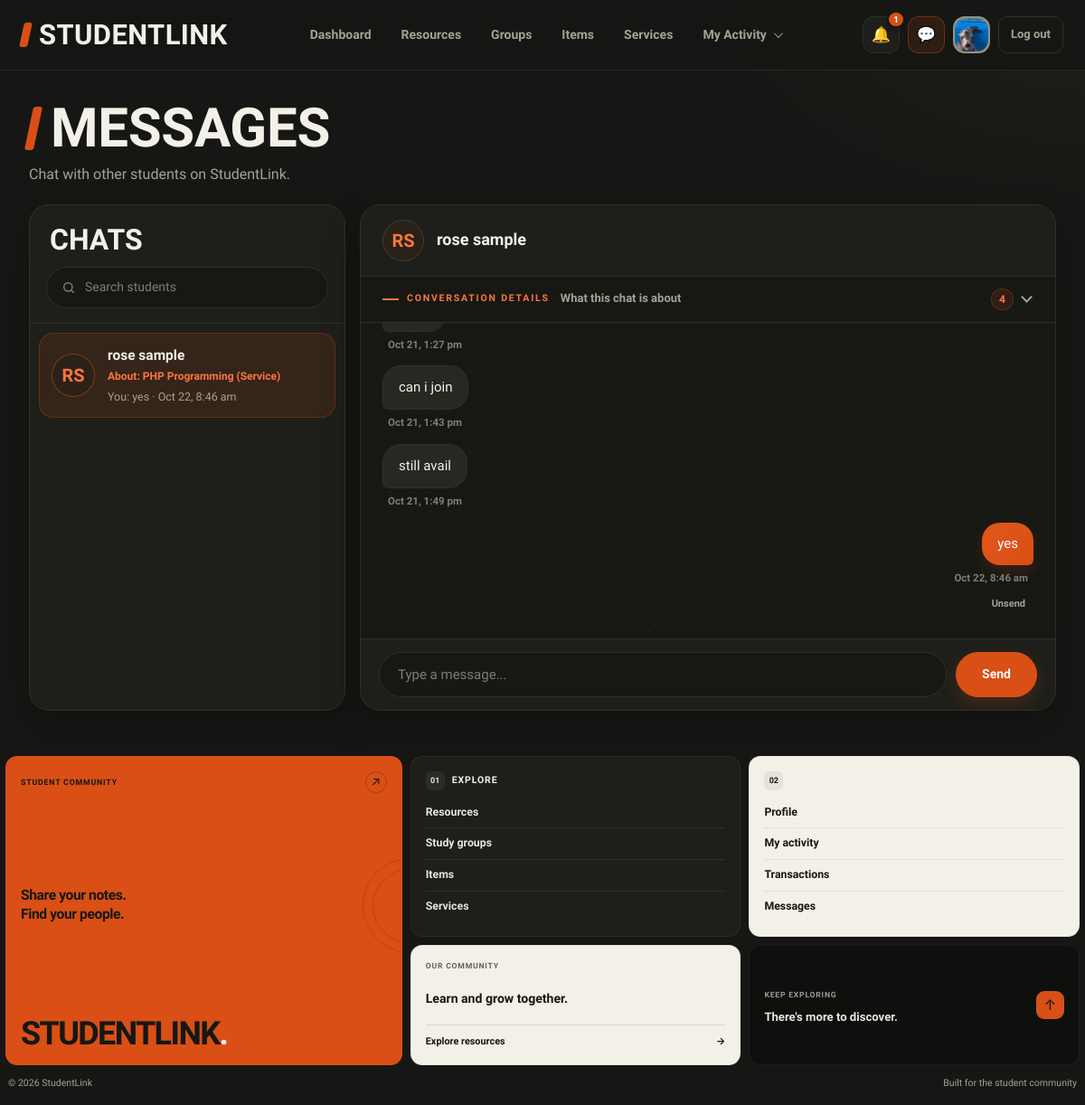
Screenshot of /messages.php (signed in) with the database file from the repository.
### tables this page shows
CREATE TABLE `users` (
  `id` int(10) UNSIGNED NOT NULL,
  `full_name` varchar(100) NOT NULL,
  `email` varchar(150) NOT NULL,
  `password_hash` varchar(255) DEFAULT NULL,
  `google_id` varchar(64) DEFAULT NULL,
  `course` varchar(50) DEFAULT NULL,
  `year_level` varchar(20) DEFAULT NULL,
  `about` text DEFAULT NULL,
  `skills` varchar(255) DEFAULT NULL,
  `photo_path` varchar(255) DEFAULT NULL,
  `role` enum('student','admin') NOT NULL DEFAULT 'student',
  `status` enum('Active','Suspended') NOT NULL DEFAULT 'Active',
  `created_at` timestamp NOT NULL DEFAULT current_timestamp()
);

CREATE TABLE `messages` (
  `id` int(10) UNSIGNED NOT NULL,
  `conversation_id` int(10) UNSIGNED NOT NULL,
  `sender_id` int(10) UNSIGNED NOT NULL,
  `body` text NOT NULL,
  `created_at` timestamp NOT NULL DEFAULT current_timestamp()
);

CREATE TABLE `conversation_contexts` (
  `id` int(10) UNSIGNED NOT NULL,
  `conversation_id` int(10) UNSIGNED NOT NULL,
  `source_type` varchar(30) NOT NULL,
  `source_id` int(10) UNSIGNED NOT NULL,
  `source_title` varchar(255) NOT NULL,
  `source_url` varchar(255) NOT NULL,
  `started_by` int(10) UNSIGNED NOT NULL,
  `created_at` timestamp NOT NULL DEFAULT current_timestamp()
);

### includes/functions.php (called while the page is built, shortened)
<?php
function e($v) {
    return htmlspecialchars((string)$v, ENT_QUOTES, 'UTF-8');
}
function initials(string $name) {
    $p = preg_split('/\s+/', trim($name));
    return strtoupper(
        substr($p[0] ?? '', 0, 1) .
        (isset($p[1]) ? substr($p[1], 0, 1) : '')
    );
}

### messages.php (the view, shortened to what this page needs)
<?php
require_once __DIR__ . '/db_connect.php';
require_once __DIR__ . '/includes/functions.php';
$userId = (int) $_SESSION['user_id'];
$chatId = filter_input(
    INPUT_GET,
    'chat',
    FILTER_VALIDATE_INT
) ?: 0;
$search = trim($_GET['q'] ?? '');
$search = mb_substr($search, 0, 100);
$stmt = $conn->prepare("
    SELECT
        c.id AS conversation_id,
        other_user.id AS other_user_id,
        other_user.full_name AS other_name,
        other_user.photo_path AS other_photo,
        latest.body AS last_message,
        latest.sender_id AS last_sender_id,
        latest.created_at AS last_message_at,
        c.updated_at
    FROM conversation_members AS mine
    INNER JOIN conversations AS c
        ON c.id = mine.conversation_id
    INNER JOIN conversation_members AS theirs
        ON theirs.conversation_id = c.id
       AND theirs.user_id <> mine.user_id
    INNER JOIN users AS other_user
        ON other_user.id = theirs.user_id
    LEFT JOIN messages AS latest
        ON latest.id = (
            SELECT m2.id
            FROM messages AS m2
            WHERE m2.conversation_id = c.id
            ORDER BY m2.created_at DESC, m2.id DESC
            LIMIT 1
        )
    WHERE mine.user_id = ?
      AND other_user.status = 'Active'
      AND (
          ? = ''
          OR other_user.full_name LIKE CONCAT('%', ?, '%')
      )
    ORDER BY
        COALESCE(latest.created_at, c.updated_at) DESC,
        c.id DESC
");
$stmt->bind_param('iss', $userId, $search, $search);
$stmt->execute();
$result = $stmt->get_result();
$conversations = [];
while ($row = $result->fetch_assoc()) {
    $conversations[(int) $row['conversation_id']] = $row;
}
$conversationContexts = [];
if (!empty($conversations)) {
    $contextStmt = $conn->prepare("
        SELECT
            id,
            conversation_id,
            source_type,
            source_id,
            source_title,
            source_url,
            started_by,
            created_at
        FROM conversation_contexts
        WHERE conversation_id = ?
        ORDER BY created_at DESC, id DESC
    ");
    foreach ($conversations as $conversationId => $conversation) {
        $contextStmt->bind_param('i', $conversationId);
        $contextStmt->execute();
        $contextResult = $contextStmt->get_result();
        $conversationContexts[$conversationId] = [];
        while ($context = $contextResult->fetch_assoc()) {
            $conversationContexts[$conversationId][] = $context;
        }
    }
}
if (!$chatId && !empty($conversations)) {
    $chatId = (int) array_key_first($conversations);
}
$selectedChat = $conversations[$chatId] ?? null;
$selectedContexts = $conversationContexts[$chatId] ?? [];
$thread = [];
if ($selectedChat) {
    $stmt = $conn->prepare("
        SELECT
            m.id,
            m.sender_id,
            m.body,
            m.created_at,
            u.full_name AS sender_name
        FROM messages AS m
        INNER JOIN users AS u
            ON u.id = m.sender_id
        WHERE m.conversation_id = ?
        ORDER BY m.created_at ASC, m.id ASC
    ");
    $stmt->bind_param('i', $chatId);
    $stmt->execute();
    $result = $stmt->get_result();
    while ($messageRow = $result->fetch_assoc()) {
        $thread[] = $messageRow;
    }
}
$active = 'messages';
$css = ['messages'];
include __DIR__ . '/includes/header.php';
?>
<main class="wrap narrow">
    <header class="page-head">
        <h1>Messages</h1>
        <p>Chat with other students on StudentLink.</p>
    </header>
    <div class="chat">
        <section class="pane list" aria-label="Chats">
            <h2>Chats</h2>
            <form class="mini-search" method="get" role="search">
                <input
                    type="search"
                    name="q"
                    placeholder="Search students"
                    value="<?= e($search) ?>"
                    aria-label="Search conversations"
                >
            </form>
            <nav>
                <?php foreach ($conversations as $cid => $conversation): ?>
                    <?php
                    $lastMessage = $conversation['last_message'] ?? '';
                    $lastSender = (int) ($conversation['last_sender_id'] ?? 0);
                    $contexts = $conversationContexts[$cid] ?? [];
                    ?>
                    <a
                        class="convo<?= $cid === $chatId ? ' on' : '' ?>"
                        href="messages.php?chat=<?= (int) $cid ?>"
                    >
                        <?php if (!empty($conversation['other_photo'])): ?>
                            <img
                                class="pic"
                                src="<?= e($conversation['other_photo']) ?>"
                                alt=""
                            >
                        <?php else: ?>
                            <span class="pic">
                                <?= e(initials($conversation['other_name'])) ?>
                            </span>
                        <?php endif; ?>
                        <span class="txt">
                            <strong><?= e($conversation['other_name']) ?></strong>
                            <?php if (!empty($contexts)): ?>
                                <small class="chat-context-preview">
                                    About:
                                    <?= e($contexts[0]['source_title']) ?>
                                    (<?= e(ucfirst($contexts[0]['source_type'])) ?>)
                                </small>
                            <?php endif; ?>
                            <small>
                                <?php if ($lastMessage !== ''): ?>
                                    <?php if ($lastSender === $userId): ?>
                                        You:
                                    <?php endif; ?>
                                    <?= e($lastMessage) ?>
                                <?php elseif (empty($contexts)): ?>
                                    Start a conversation
                                <?php else: ?>
                                    Asked about a post
                                <?php endif; ?>
                                <?php if (!empty($conversation['last_message_at'])): ?>
                                    &middot;
                                    <?= e(date(
                                        'M j, g:i a',
                                        strtotime($conversation['last_message_at'])
                                    )) ?>
                                <?php endif; ?>
                            </small>
                        </span>
                    </a>
                <?php endforeach; ?>
            </nav>
        </section>
        <section class="pane convo-pane" aria-label="Conversation">
            <?php if ($selectedChat): ?>
                <header class="who">
                    <?php if (!empty($selectedChat['other_photo'])): ?>
                        <img
                            class="pic"
                            src="<?= e($selectedChat['other_photo']) ?>"
                            alt=""
                        >
                    <?php else: ?>
                        <span class="pic">
                            <?= e(initials($selectedChat['other_name'])) ?>
                        </span>
                    <?php endif; ?>
                    <strong><?= e($selectedChat['other_name']) ?></strong>
                </header>
                <details class="conversation-context">
                    <summary class="conversation-context-heading">
                        <span class="context-label">CONVERSATION DETAILS</span>
                        <span class="context-heading-title">What this chat is about</span>
                        <span class="context-summary-end">
                            <span class="context-count">
                                <?= count($selectedContexts) ?>
                            </span>
                            <span class="context-chevron" aria-hidden="true"></span>
                        </span>
                    </summary>
                </details>
                <div class="thread" id="thread" aria-live="polite">
                    <?php foreach ($thread as $messageRow): ?>
                        <?php
                        $isMine = (int) $messageRow['sender_id'] === $userId;
                        ?>
                        <div class="message-row <?= $isMine ? 'mine' : 'theirs' ?>">
                            <div class="message-content">
                                <p class="bubble <?= $isMine ? 'me' : 'them' ?>">
                                    <?= nl2br(e($messageRow['body'])) ?>
                                </p>
                                <small class="message-time">
                                    <?= e(date(
                                        'M j, g:i a',
                                        strtotime($messageRow['created_at'])
                                    )) ?>
                                </small>
                                <?php if ($isMine): ?>
                                    <form
                                        class="unsend-form"
                                        method="post"
                                        onsubmit="return confirm('Unsend this message for everyone? This cannot be undone.');"
                                    >
                                        <button
                                            type="submit"
                                            class="unsend-button"
                                        >
                                            Unsend
                                        </button>
                                    </form>
                                <?php endif; ?>
                            </div>
                        </div>
                    <?php endforeach; ?>
                </div>
                <form class="compose" method="post">
                    <input
                        name="message"
                        type="text"
                        maxlength="2000"
                        placeholder="Type a message..."
                        autocomplete="off"
                        aria-label="Type a message"
                        required
                    >
                    <button class="btn btn-primary" type="submit">
                        Send
                    </button>
                </form>
            <?php endif; ?>
        </section>
    </div>
</main>
<?php include __DIR__ . '/includes/footer.php'; ?>

### includes/header.php (shortened to what this page needs)
<?php
require_once __DIR__ . '/functions.php';
require_once __DIR__ . '/../db_connect.php';
$css = $css ?? [];
$active = $active ?? '';
$bare = $bare ?? false;
$headerName = $_SESSION['full_name']
    ?? $_SESSION['user']
    ?? 'Student';
$headerPhoto = '';
$unreadNotificationCount = 0;
if (!empty($_SESSION['user_id'])) {
    $headerUserId = (int) $_SESSION['user_id'];
    $photoStmt = $conn->prepare("
        SELECT full_name, photo_path
        FROM users
        WHERE id = ?
        LIMIT 1
    ");
    if ($photoStmt) {
        $photoStmt->bind_param('i', $headerUserId);
        $photoStmt->execute();
        $photoResult = $photoStmt->get_result();
        $headerUser = $photoResult->fetch_assoc();
        if ($headerUser) {
            $headerName = $headerUser['full_name'] ?: $headerName;
            if (!empty($headerUser['photo_path'])) {
                $headerPhoto = $headerUser['photo_path'];
            }
        }
    }
    $notificationStmt = $conn->prepare("
        SELECT COUNT(*) AS unread_count
        FROM notifications
        WHERE user_id = ?
        AND is_read = 0
    ");
    if ($notificationStmt) {
        $notificationStmt->bind_param('i', $headerUserId);
        $notificationStmt->execute();
        $notificationResult = $notificationStmt->get_result();
        $notificationRow = $notificationResult->fetch_assoc();
        $unreadNotificationCount = (int) (
            $notificationRow['unread_count'] ?? 0
        );
    }
}
?>
<!DOCTYPE html>
<html lang="en">
<head>
    <?php foreach ($css as $stylesheet): ?>
        <link
            rel="stylesheet"
            href="css/<?= e($stylesheet) ?>.css"
        >
    <?php endforeach; ?>
</head>
<body>
<?php if (!$bare): ?>
<nav class="nav" aria-label="Main navigation">
    <a class="logo" href="dashboard.php">StudentLink</a>
    <div class="nav-links">
        <?php
        $navigation = [
            'dashboard' => 'Dashboard',
            'resources' => 'Resources',
            'groups'    => 'Groups',
            'items'     => 'Items',
            'services'  => 'Services'
        ];
        foreach ($navigation as $key => $label):
        ?>
            <a
                href="<?= e($key) ?>.php"
                <?= $active === $key ? 'aria-current="page"' : '' ?>
            >
                <?= e($label) ?>
            </a>
        <?php endforeach; ?>
        <div class="activity-menu" id="activity-menu">
            <button
                type="button"
                class="activity-trigger <?= in_array($active, ['activity', 'transactions'], true) ? 'menu-active' : '' ?>"
                id="activity-menu-button"
                aria-expanded="false"
                aria-controls="activity-dropdown"
            >
                My Activity
                <span class="activity-chevron" aria-hidden="true"></span>
            </button>
        </div>
    </div>
    <div class="nav-tools">
        <a
            class="icon-btn notification-link"
            href="notifications.php"
            aria-label="<?= $unreadNotificationCount > 0
                ? 'Notifications, ' . $unreadNotificationCount . ' unread'
                : 'Notifications' ?>"
            title="Notifications"
            <?= $active === 'notifications' ? 'aria-current="page"' : '' ?>
        >
            &#128276;
            <?php if ($unreadNotificationCount > 0): ?>
                <span class="notification-badge">
                    <?= $unreadNotificationCount > 99
                        ? '99+'
                        : $unreadNotificationCount ?>
                </span>
            <?php endif; ?>
        </a>
        <a
            class="icon-btn"
            href="messages.php"
            aria-label="Messages"
            title="Messages"
            <?= $active === 'messages' ? 'aria-current="page"' : '' ?>
        >
            &#128172;
        </a>
        <a
            class="avatar"
            href="profile.php"
            aria-label="Your profile"
            title="<?= e($headerName) ?>"
        >
            <?php if ($headerPhoto !== ''): ?>
                <img
                    src="<?= e($headerPhoto) ?>"
                    alt="Your profile photo"
                >
            <?php else: ?>
                <?= e(initials($headerName)) ?>
            <?php endif; ?>
        </a>
        <a class="logout" href="logout.php">Log out</a>
    </div>
</nav>
<?php endif; ?>
</body>
</html>

### rows the page displays
users: photo_path (picture)
messages: users.full_name "RS", users.full_name "rose sample", shows "You:", body "yes", created_at "Oct 22, 8:46 am"
conversation_contexts: source_title "PHP Programming", source_type "Service"
messages: created_at "Oct 21, 1:27 pm"
messages: body "can i join", created_at "Oct 21, 1:43 pm"
messages: body "still avail", created_at "Oct 21, 1:49 pm"

### other values shown
$label "Dashboard"
$label "Resources"
$label "Groups"
$label "Items"
$label "Services"
$unreadNotificationCount "1"
count($selectedContexts) "4"
